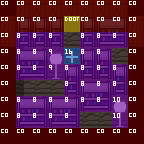

A level layout from a 2D game, rendered from its tile map. Below: a short description, then the map file with its tile-grid data intact:
An orthogonal 9x9 tile map with 16x16 px tiles, 3 tile layers (Tile Layer 1, Tile Layer 2, Tile Layer 3), 2 tilesets.

<map version="1.2" tiledversion="1.2.4" orientation="orthogonal" renderorder="right-down" width="9" height="9" tilewidth="16" tileheight="16" infinite="0" nextlayerid="4" nextobjectid="1">
 <tileset firstgid="1" source="../tilesets/world-tileset.tsx" />
 <tileset firstgid="4097" source="../tilesets/collision-tileset.tsx" />
 <layer id="1" name="Tile Layer 1" width="9" height="9">
  <data encoding="csv">
1,131,4,4,4,4,4,132,1,
3,195,68,68,259,68,68,196,3,
67,193,129,129,2,129,129,129,67,
1,66,2,2,2,2,2,2,1,
1,66,2,2,2,2,2,2,1,
1,66,2,2,2,2,2,2,1,
1,66,2,2,2,2,2,2,1,
1,66,2,2,2,2,2,2,1,
1,1,1,1,1,1,1,1,1
</data>
 </layer>
 <layer id="2" name="Tile Layer 2" width="9" height="9">
  <data encoding="csv">
0,0,0,0,0,0,0,0,0,
0,389,389,389,0,389,133,134,0,
0,453,453,453,0,453,197,198,0,
0,133,134,388,270,389,389,0,0,
0,197,198,452,389,453,453,390,0,
0,0,0,0,453,133,134,454,0,
0,133,134,133,134,197,198,388,0,
0,197,198,197,198,0,0,452,0,
0,0,0,0,0,0,0,0,0
</data>
 </layer>
 <layer id="3" name="Tile Layer 3" width="9" height="9">
  <data encoding="csv">
4098,4098,4098,4098,4098,4098,4098,4098,4098,
4098,4098,4098,4098,4099,4098,4098,4098,4098,
4098,4105,4105,4105,0,4105,4105,4105,4098,
4098,4105,4105,4106,4113,4105,4105,0,4098,
4098,4105,4105,4106,4105,4105,4105,4105,4098,
4098,0,0,0,4105,4105,4105,4105,4098,
4098,4105,4105,4105,4105,4105,4105,4107,4098,
4098,4105,4105,4105,4105,0,0,4107,4098,
4098,4098,4098,4098,4098,4098,4098,4098,4098
</data>
 </layer>
</map>
